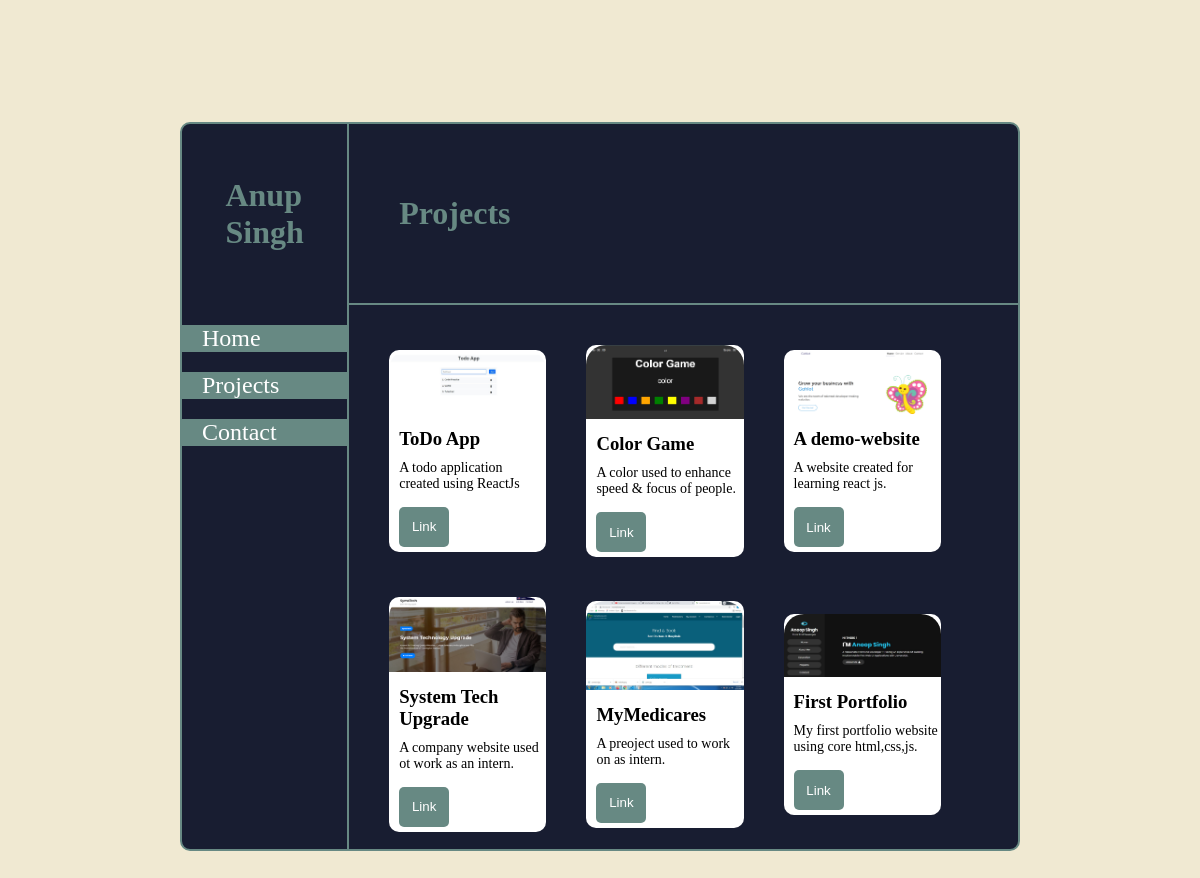
/projects/, run on the app's committed database.
### projects/models.py (models this page shows)
class Projects(models.Model):
    project_title = models.CharField( max_length=50)
    project_desc = models.CharField(max_length=50)
    project_img = models.FileField(upload_to='projects/', max_length=250, null=True, default=None)
    project_link = models.CharField( max_length=100)
    project_title_slug = AutoSlugField(populate_from="project_title",unique=True,null=True,default =None)

### portfolio/views.py (the view)
# urls.py: path('projects/', views.projects, name='projects'),
def projects(request):
    project_data = Projects.objects.all()
    data = {
        'project_data' : project_data
    }
    return render(request,'projects.html',data)

### templates/projects.html (shortened to what this page needs)
{% extends 'base.html' %}
{% block heading %} Projects {% endblock %}
{% block content %}
{% for data in project_data %}
<div class="box">
    <img src="/media/{{data.project_img}}" alt="{{data.project_title_slug}}" >
    <h3>{{data.project_title}}</h3>
    <p>{{data.project_desc}}</p>
    <button type="button" class="btn"><a href="{{data.project_link}}">Link</a></button>
</div>
{% endfor %}
{% endblock %}

### templates/base.html (shortened to what this page needs)
<!DOCTYPE html>
<html lang="en">
<head>
    <link rel="stylesheet" href="https://cdnjs.cloudflare.com/ajax/libs/font-awesome/6.0.0-beta2/css/all.min.css" />
    <link rel="stylesheet" href="/static/index.css">
</head>
<body>
<div class=" containers">
    <div class="container_body">
        <div class="navbar">
            <div class="logo">
                <h1>
                    Anup<br />
                    Singh
                </h1>
            </div>
            <nav class="menu">
                <ul>
                    <li class="active"><a href="{% url 'home' %}">Home</a></li>
                    <li><a href="{% url 'projects' %}">Projects</a></li>
                    <li><a href="{% url 'contact' %}">Contact</a></li>
                </ul>
            </nav>
        </div>
        <div class="body">
            <div class="heading">
                <h1 class="heading_">{% block heading %} {% endblock %}</h1>
            </div>
            <div class="content">
                {% block content %}
                {% endblock %}
            </div>
        </div>
    </div>
</div>
</body>
</html>

### static/index.css (style rules this page uses)
* { margin: 0 ; padding: 0; outline: 0; box-sizing: border-box; }
.containers { min-height: 100vh; background-color: #F0E9D2 ; display: flex; }
.container_body { min-height: 75vh; max-height: 75vh; width: 70%; background-color: #181D31; border: 2px solid #678983; border-radius: 10px; margin: auto; display: flex; }
.navbar { width: 20%; border-right: 2px solid #678983; }
.logo { width: 100%; min-height: 25%; display: flex; }
.logo h1 { margin: auto; color: #678983; }
.menu { width: 100%; min-height: 75%; max-height: 75%; font-size: 24px; overflow: auto; }
.menu ul li { list-style-type: none; background-color: #678983; color: #fff; margin: 20px 0; }
.menu ul li a { color: #fff; text-decoration: none; padding: 30px 20px; }
.body { width: 80%; min-height: 50%; }
.heading { width: 100%; min-height:25%; border-bottom: 2px solid #678983; color: #678983; display: flex; align-items: center; }
.heading_ { padding-left: 50px; }
.content { width: 100%; min-height: 75%; max-height: 75%; display: flex; align-items: center; flex-wrap: wrap; padding: 20px; overflow: auto; }
img { width: 100%; height: 40%; border-top-left-radius: 20px; border-top-right-radius: 20px; }
.content .box { width: 25%; height: 40%; background-color: #fff; margin: 20px; border-radius: 10px; }
.box p, .box h3, .box button { margin: 10px 0 5px 10px ; }
.box p { font-size: 14px; }
.btn { width: 50px; background-color: #678983; color: #fff; height: 40px; border-radius: 5px; box-shadow: 0; border: none; }
.btn a { text-decoration: none; color: #fff; }

### data on the page
Projects: project_img (picture), project_title "ToDo App", project_desc "A todo application created using ReactJs"
Projects: project_img (picture), project_title "Color Game", project_desc "A color used to enhance speed & focus of people."
Projects: project_img (picture), project_title "A demo-website", project_desc "A website created for learning react js."
Projects: project_img (picture), project_title "System Tech Upgrade", project_desc "A company website used ot work as an intern."
Projects: project_img (picture), project_title "MyMedicares", project_desc "A preoject used to work on as intern."
Projects: project_img (picture), project_title "First Portfolio", project_desc "My first portfolio website using core html,css,js."
